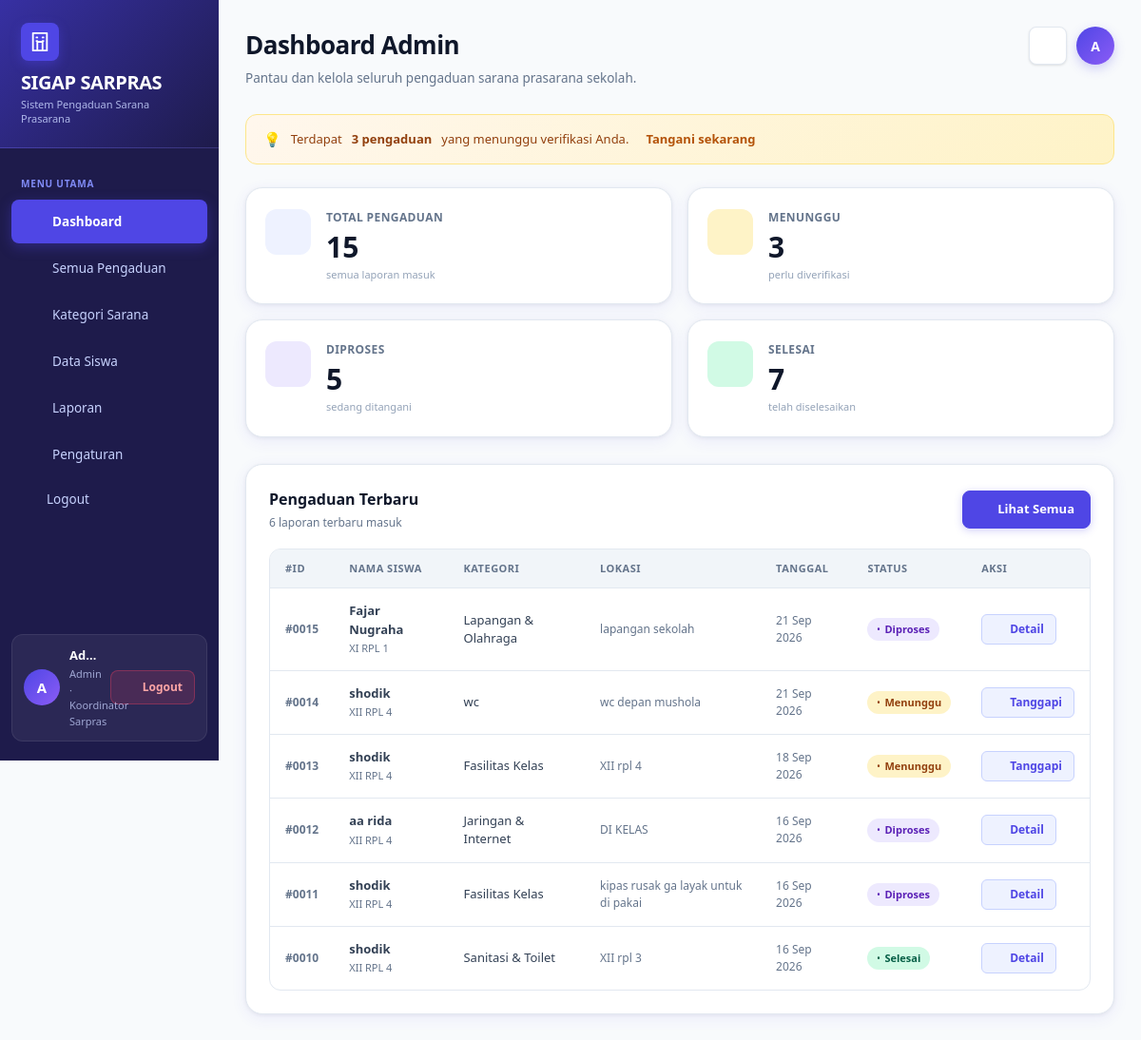
Before: /views/admin_dashboard.php (signed in) with the older database file.
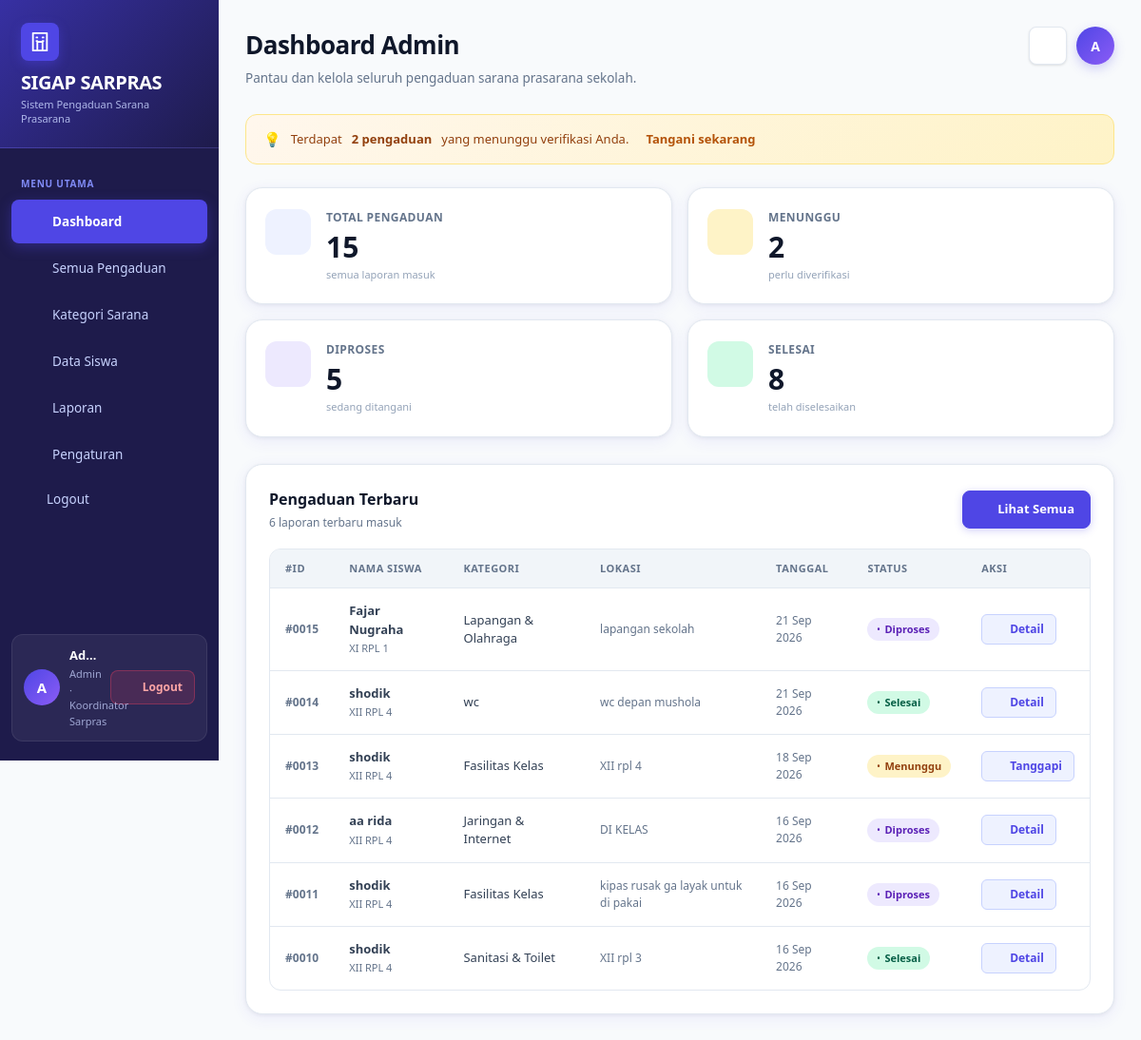
After: the same page with the newer database file.
### tables this page shows
CREATE TABLE `pengaduan` (
  `id_pengaduan` int(11) NOT NULL,
  `nis` int(11) NOT NULL,
  `id_kategori` int(11) NOT NULL,
  `lokasi` varchar(150) NOT NULL,
  `keterangan` text NOT NULL,
  `foto` varchar(255) DEFAULT NULL,
  `status` enum('Menunggu','Diverifikasi','Diproses','Selesai','Ditolak') NOT NULL DEFAULT 'Menunggu',
  `created_at` datetime NOT NULL DEFAULT current_timestamp()
);

CREATE TABLE `siswa` (
  `nis` int(11) NOT NULL,
  `nama` varchar(100) NOT NULL,
  `kelas` varchar(50) NOT NULL,
  `username` varchar(50) NOT NULL,
  `password` varchar(255) NOT NULL,
  `aktif` tinyint(1) NOT NULL DEFAULT 1
);

CREATE TABLE `kategori` (
  `id_kategori` int(11) NOT NULL,
  `nama_kategori` varchar(100) NOT NULL,
  `deskripsi` varchar(255) DEFAULT '',
  `aktif` tinyint(1) NOT NULL DEFAULT 1
);

### models/Pengaduan.php (called while the page is built, shortened)
<?php
class Pengaduan {
    private $conn;
    public function __construct($conn) {
        $this->conn = $conn;
    }
    public function semua() {
        $sql = "SELECT p.*, s.nama, s.kelas, k.nama_kategori
                FROM pengaduan p
                JOIN siswa s ON s.nis=p.nis
                JOIN kategori k ON k.id_kategori=p.id_kategori
                ORDER BY p.created_at DESC";
        return mysqli_query($this->conn, $sql);
    }
    public function statistik() {
        $result = [
            'total' => 0,
            'menunggu' => 0,
            'diproses' => 0,
            'selesai' => 0
        ];
        $q = mysqli_query($this->conn,
            "SELECT status, COUNT(*) total FROM pengaduan GROUP BY status");
        while ($r = mysqli_fetch_assoc($q)) {
            $result['total'] += (int)$r['total'];
            if ($r['status'] === 'Menunggu') $result['menunggu'] = (int)$r['total'];
            if ($r['status'] === 'Diproses') $result['diproses'] = (int)$r['total'];
            if ($r['status'] === 'Selesai') $result['selesai'] = (int)$r['total'];
        }
        return $result;
    }
}
?>

### views/admin_dashboard.php (the view, shortened to what the changed rows need)
<?php
include '../config/koneksi.php';
include '../config/icons.php';
include '../config/layout.php';
include '../models/Pengaduan.php';
$m   = new Pengaduan($conn);
$st  = $m->statistik();
$q   = $m->semua();
$rows = [];
while ($r = mysqli_fetch_assoc($q)) $rows[] = $r;
$rows = array_slice($rows, 0, 6);
?>
<!doctype html>
<html lang="id">
<head>
    <link rel="stylesheet" href="../assets/style.css?v=2">
</head>
<body>
<div class="app">
    <?= sidebar('dashboard') ?>
    <main class="main">
        <div class="top">
            <div>
                <h2>Dashboard Admin</h2>
            </div>
        </div>
        <?php if ($st['menunggu'] > 0): ?>
        <div class="noticebox" style="background:linear-gradient(135deg,#fff7ed,#fef3c7);border-color:#fde68a;color:#92400e;">
            Terdapat <strong><?= $st['menunggu'] ?> pengaduan</strong> yang menunggu verifikasi Anda.
            <a href="semua_pengaduan.php?status=Menunggu" style="color:#b45309;font-weight:700;margin-left:8px;">Tangani sekarang</a>
        </div>
        <?php endif; ?>
        <div class="cards">
            <div class="stat-card">
                <div>
                    <div class="label">Menunggu</div>
                    <div class="num"><?= $st['menunggu'] ?></div>
                    <div class="sub">perlu diverifikasi</div>
                </div>
            </div>
            <div class="stat-card">
                <div>
                    <div class="label">Selesai</div>
                    <div class="num"><?= $st['selesai'] ?></div>
                    <div class="sub">telah diselesaikan</div>
                </div>
            </div>
        </div>
        <div class="panel table-panel mt-28">
            <div class="table-wrap">
                <table>
                    <thead>
                        <tr>
                            <th>#ID</th>
                            <th>Nama Siswa</th>
                            <th>Kategori</th>
                            <th>Lokasi</th>
                            <th>Tanggal</th>
                            <th>Status</th>
                            <th>Aksi</th>
                        </tr>
                    </thead>
                    <tbody>
                        <?php foreach ($rows as $r): ?>
                        <tr>
                            <td style="color:var(--muted);font-size:12px;font-weight:600;">#<?= str_pad($r['id_pengaduan'], 4, '0', STR_PAD_LEFT) ?></td>
                            <td>
                                <div style="font-weight:600;"><?= htmlspecialchars($r['nama']) ?></div>
                                <div style="font-size:11px;color:var(--muted);margin-top:2px;"><?= htmlspecialchars($r['kelas']) ?></div>
                            </td>
                            <td><?= htmlspecialchars($r['nama_kategori']) ?></td>
                            <td style="font-size:12px;color:var(--muted);"><?= htmlspecialchars($r['lokasi']) ?></td>
                            <td style="font-size:12px;color:var(--muted);"><?= date('d M Y', strtotime($r['created_at'])) ?></td>
                            <td>
                                <span class="status <?= $r['status']==='Selesai' ? 'selesai' : ($r['status']==='Diproses' ? 'proses' : ($r['status']==='Ditolak' ? 'ditolak' : '')) ?>">
                                    <?= htmlspecialchars($r['status']) ?>
                                </span>
                            </td>
                            <td>
                                <a class="action-btn" href="tanggapan.php?id=<?= $r['id_pengaduan'] ?>">
                                    <span style="display:flex;align-items:center;gap:4px;"><?= icon('eye', '13') ?> <?= $r['status']==='Menunggu' ? 'Tanggapi' : 'Detail' ?></span>
                                </a>
                            </td>
                        </tr>
                        <?php endforeach; ?>
                    </tbody>
                </table>
            </div>
        </div>
    </main>
</div>
</body>
</html>

### config/icons.php (shortened to what the changed rows need)
<?php
function icon(string $name, string $size = '18', string $class = ''): string {
    $cls = $class ? " class=\"{$class}\"" : '';
    $path = $icons[$name] ?? $icons['info'];
    return "<svg xmlns=\"http://www.w3.org/2000/svg\" width=\"{$size}\" height=\"{$size}\" viewBox=\"0 0 24 24\" fill=\"none\" stroke=\"currentColor\" stroke-width=\"2\" stroke-linecap=\"round\" stroke-linejoin=\"round\"{$cls}>{$path}</svg>";
}
?>

Changed rows visible on the page:
changed pengaduan "wc depan mushola": status "Menunggu" → "Selesai"; status "Tanggapi" → "Detail"
Other visible differences:
$st['menunggu']: "3" → "2"
$st['selesai']: "7" → "8"
